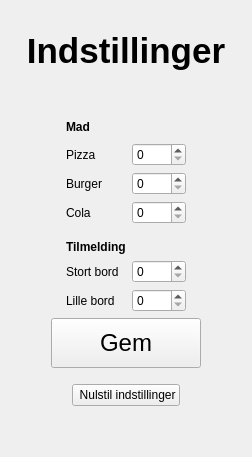
      <widget class="QWidget" name="pgSettings">
       <layout class="QGridLayout" name="gridLayout_9">
        <item row="2" column="0">
         <widget class="QLabel" name="label_9">
          <property name="font">
           <font>
            <pointsize>26</pointsize>
            <weight>75</weight>
            <bold>true</bold>
           </font>
          </property>
          <property name="text">
           <string>Indstillinger</string>
          </property>
          <property name="alignment">
           <set>Qt::AlignCenter</set>
          </property>
         </widget>
        </item>
        <item row="3" column="0">
         <spacer name="verticalSpacer_16">
          <property name="orientation">
           <enum>Qt::Vertical</enum>
          </property>
          <property name="sizeType">
           <enum>QSizePolicy::Fixed</enum>
          </property>
          <property name="sizeHint" stdset="0">
           <size>
            <width>20</width>
            <height>40</height>
           </size>
          </property>
         </spacer>
        </item>
        <item row="4" column="0">
         <layout class="QGridLayout" name="gridLayout_10">
          <property name="topMargin">
           <number>0</number>
          </property>
          <item row="5" column="1">
           <widget class="QLabel" name="label_14">
            <property name="font">
             <font>
              <weight>75</weight>
              <bold>true</bold>
             </font>
            </property>
            <property name="text">
             <string>Tilmelding</string>
            </property>
           </widget>
          </item>
          <item row="4" column="1">
           <spacer name="verticalSpacer_18">
            <property name="orientation">
             <enum>Qt::Vertical</enum>
            </property>
            <property name="sizeType">
             <enum>QSizePolicy::Fixed</enum>
            </property>
            <property name="sizeHint" stdset="0">
             <size>
              <width>20</width>
              <height>10</height>
             </size>
            </property>
           </spacer>
          </item>
          <item row="3" column="2">
           <widget class="QSpinBox" name="spinColaPris"/>
          </item>
          <item row="1" column="2">
           <widget class="QSpinBox" name="spinPizzaPris">
            <property name="accelerated">
             <bool>false</bool>
            </property>
            <property name="maximum">
             <number>500</number>
            </property>
           </widget>
          </item>
          <item row="2" column="1">
           <widget class="QLabel" name="label_12">
            <property name="text">
             <string>Burger</string>
            </property>
            <property name="alignment">
             <set>Qt::AlignLeading|Qt::AlignLeft|Qt::AlignVCenter</set>
            </property>
           </widget>
          </item>
          <item row="6" column="2">
           <widget class="QSpinBox" name="spinStortBord">
            <property name="maximum">
             <number>1000</number>
            </property>
           </widget>
          </item>
          <item row="0" column="1">
           <widget class="QLabel" name="label_11">
            <property name="font">
             <font>
              <weight>75</weight>
              <bold>true</bold>
             </font>
            </property>
            <property name="text">
             <string>Mad</string>
            </property>
            <property name="alignment">
             <set>Qt::AlignLeading|Qt::AlignLeft|Qt::AlignVCenter</set>
            </property>
           </widget>
          </item>
          <item row="0" column="0">
           <spacer name="horizontalSpacer_7">
            <property name="orientation">
             <enum>Qt::Horizontal</enum>
            </property>
            <property name="sizeHint" stdset="0">
             <size>
              <width>40</width>
              <height>20</height>
             </size>
            </property>
           </spacer>
          </item>
          <item row="2" column="2">
           <widget class="QSpinBox" name="spinBurgerPris">
            <property name="maximum">
             <number>500</number>
            </property>
           </widget>
          </item>
          <item row="3" column="1">
           <widget class="QLabel" name="label_13">
            <property name="text">
             <string>Cola</string>
            </property>
            <property name="alignment">
             <set>Qt::AlignLeading|Qt::AlignLeft|Qt::AlignVCenter</set>
            </property>
           </widget>
          </item>
          <item row="1" column="1">
           <widget class="QLabel" name="label_10">
            <property name="text">
             <string>Pizza</string>
            </property>
            <property name="alignment">
             <set>Qt::AlignLeading|Qt::AlignLeft|Qt::AlignVCenter</set>
            </property>
           </widget>
          </item>
          <item row="0" column="3">
           <spacer name="horizontalSpacer_9">
            <property name="orientation">
             <enum>Qt::Horizontal</enum>
            </property>
            <property name="sizeHint" stdset="0">
             <size>
              <width>40</width>
              <height>20</height>
             </size>
            </property>
           </spacer>
          </item>
          <item row="6" column="1">
           <widget class="QLabel" name="label_15">
            <property name="text">
             <string>Stort bord</string>
            </property>
           </widget>
          </item>
          <item row="7" column="1">
           <widget class="QLabel" name="label_21">
            <property name="text">
             <string>Lille bord</string>
            </property>
           </widget>
          </item>
          <item row="7" column="2">
           <widget class="QSpinBox" name="spinLilleBord">
            <property name="maximum">
             <number>1000</number>
            </property>
           </widget>
          </item>
         </layout>
        </item>
        <item row="0" column="0">
         <spacer name="verticalSpacer_15">
          <property name="orientation">
           <enum>Qt::Vertical</enum>
          </property>
          <property name="sizeType">
           <enum>QSizePolicy::Fixed</enum>
          </property>
          <property name="sizeHint" stdset="0">
           <size>
            <width>20</width>
            <height>20</height>
           </size>
          </property>
         </spacer>
        </item>
        <item row="10" column="0">
         <spacer name="verticalSpacer_17">
          <property name="orientation">
           <enum>Qt::Vertical</enum>
          </property>
          <property name="sizeHint" stdset="0">
           <size>
            <width>20</width>
            <height>40</height>
           </size>
          </property>
         </spacer>
        </item>
        <item row="5" column="0">
         <layout class="QHBoxLayout" name="horizontalLayout_3">
          <property name="topMargin">
           <number>0</number>
          </property>
          <item>
           <spacer name="horizontalSpacer_10">
            <property name="orientation">
             <enum>Qt::Horizontal</enum>
            </property>
            <property name="sizeHint" stdset="0">
             <size>
              <width>40</width>
              <height>20</height>
             </size>
            </property>
           </spacer>
          </item>
          <item>
           <widget class="QPushButton" name="btnGem">
            <property name="minimumSize">
             <size>
              <width>150</width>
              <height>50</height>
             </size>
            </property>
            <property name="font">
             <font>
              <pointsize>18</pointsize>
              <weight>50</weight>
              <bold>false</bold>
             </font>
            </property>
            <property name="text">
             <string>Gem</string>
            </property>
           </widget>
          </item>
          <item>
           <spacer name="horizontalSpacer_11">
            <property name="orientation">
             <enum>Qt::Horizontal</enum>
            </property>
            <property name="sizeHint" stdset="0">
             <size>
              <width>40</width>
              <height>20</height>
             </size>
            </property>
           </spacer>
          </item>
         </layout>
        </item>
        <item row="7" column="0">
         <layout class="QHBoxLayout" name="horizontalLayout_9">
          <property name="topMargin">
           <number>0</number>
          </property>
          <item>
           <spacer name="horizontalSpacer_17">
            <property name="orientation">
             <enum>Qt::Horizontal</enum>
            </property>
            <property name="sizeHint" stdset="0">
             <size>
              <width>40</width>
              <height>20</height>
             </size>
            </property>
           </spacer>
          </item>
          <item>
           <widget class="QPushButton" name="btnDefault">
            <property name="text">
             <string> Nulstil indstillinger</string>
            </property>
           </widget>
          </item>
          <item>
           <spacer name="horizontalSpacer_22">
            <property name="orientation">
             <enum>Qt::Horizontal</enum>
            </property>
            <property name="sizeHint" stdset="0">
             <size>
              <width>40</width>
              <height>20</height>
             </size>
            </property>
           </spacer>
          </item>
         </layout>
        </item>
        <item row="6" column="0">
         <spacer name="verticalSpacer_21">
          <property name="orientation">
           <enum>Qt::Vertical</enum>
          </property>
          <property name="sizeType">
           <enum>QSizePolicy::Fixed</enum>
          </property>
          <property name="sizeHint" stdset="0">
           <size>
            <width>20</width>
            <height>10</height>
           </size>
          </property>
         </spacer>
        </item>
       </layout>
      </widget>
